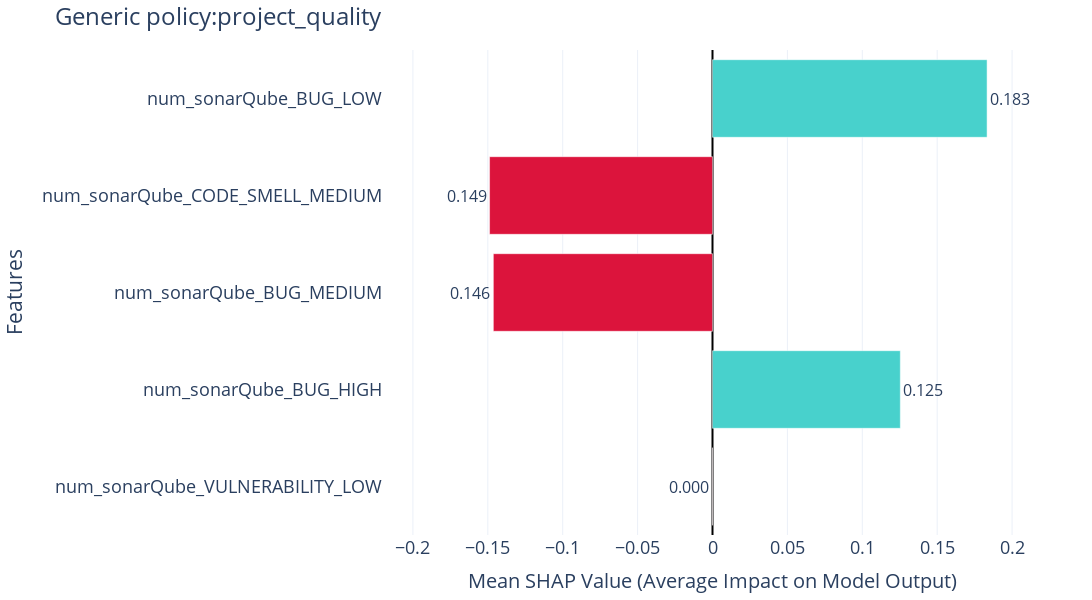

Notebook code cell kept with this figure:
### Code cell
#### Plot by Me ####
# Compute absolute mean SHAP values for correct sorting
df_mean = df_class_1.abs().mean().reset_index()
df_mean.columns = ['Feature', 'Mean |SHAP Value|']
df_mean = df_mean.sort_values(by="Mean |SHAP Value|", ascending=True)

# Compute actual mean SHAP values for correct bar coloring
df_signed_mean = df_class_1.mean(numeric_only=True).reset_index()
df_signed_mean.columns = ['Feature', 'Mean SHAP Value']

# Merge both to get proper ordering and sign information
df_final = df_mean.merge(df_signed_mean, on="Feature")

# Assign colors: red for positive, blue for negative values
df_final["Color"] = df_final["Mean SHAP Value"].apply(lambda x: "mediumturquoise" if x >= 0 else "crimson")

# Adjust x values: move positive SHAP values to the negative x-axis
df_final["Adjusted SHAP Value"] = df_final.apply(
    lambda row: -row["Mean |SHAP Value|"] if row["Mean SHAP Value"] <= 0 else row["Mean |SHAP Value|"], axis=1
)

# Determine max range for better spacing
max_x = max(df_final["Mean |SHAP Value|"]) * 1.2  # Extend the range by 20% for better spacing

# Creating the horizontal bar plot with correct order
fig = go.Figure()
fig.add_trace(go.Bar(
    x=df_final["Adjusted SHAP Value"],
    y=df_final["Feature"],
    orientation='h',
    marker=dict(color=df_final["Color"]),
    text=[f"{v:.3f}" for v in df_final["Mean |SHAP Value|"]],  # Annotate absolute SHAP values
    textposition="outside",  # Move text outside to avoid overlap
    textfont=dict(size=16),  # Increase font size for visibility
))

# Updating layout to match SHAP importance plot style
fig.update_layout(
    title=f"{cate}:{feature}",
    title_font_size=24,
    xaxis_title="Mean SHAP Value (Average Impact on Model Output)",
    xaxis_title_font_size=20,
    yaxis_title="Features",
    yaxis_title_font_size=21,
    template="plotly_white",
    font=dict(size=18),
    xaxis=dict(
        range=[-max_x, max_x],  # Extend range to avoid label cutting
        tickfont=dict(size=18),
        zeroline=True,  # Keep central reference line
        zerolinecolor="black",
        zerolinewidth=2,
    ),
    yaxis=dict(
        tickfont=dict(size=18),
        automargin=True  # Automatically adjust margins
    ),
    showlegend=False,
    width=1400,  # Increase width to fit labels better
    height=600,  # Increase height for better spacing
    margin=dict(l=200, r=50, t=50, b=50),  # Extend left margin for long feature names
)

# Show the plot
fig.show()

### Figure 1 — Plotly figure (JSON) as saved in the notebook; plotly's stock layout.template omitted (floating-point values rounded to 4 significant figures)
{"data": [{"marker": {"color": ["crimson", "mediumturquoise", "crimson", "crimson", "mediumturquoise"]}, "orientation": "h", "text": ["0.000", "0.125", "0.146", "0.149", "0.183"], "textfont": {"size": 16}, "textposition": "outside", "type": "bar", "x": [-6.284e-05, 0.1254, -0.1463, -0.1488, 0.1833], "y": ["num_sonarQube_VULNERABILITY_LOW", "num_sonarQube_BUG_HIGH", "num_sonarQube_BUG_MEDIUM", "num_sonarQube_CODE_SMELL_MEDIUM", "num_sonarQube_BUG_LOW"]}], "layout": {"font": {"size": 18}, "height": 600, "margin": {"b": 50, "l": 200, "r": 50, "t": 50}, "showlegend": false, "title": {"font": {"size": 24}, "text": "Generic policy:project_quality"}, "width": 1400, "xaxis": {"range": [-0.22, 0.22], "tickfont": {"size": 18}, "title": {"font": {"size": 20}, "text": "Mean SHAP Value (Average Impact on Model Output)"}, "zeroline": true, "zerolinecolor": "black", "zerolinewidth": 2}, "yaxis": {"automargin": true, "tickfont": {"size": 18}, "title": {"font": {"size": 21}, "text": "Features"}}}}
